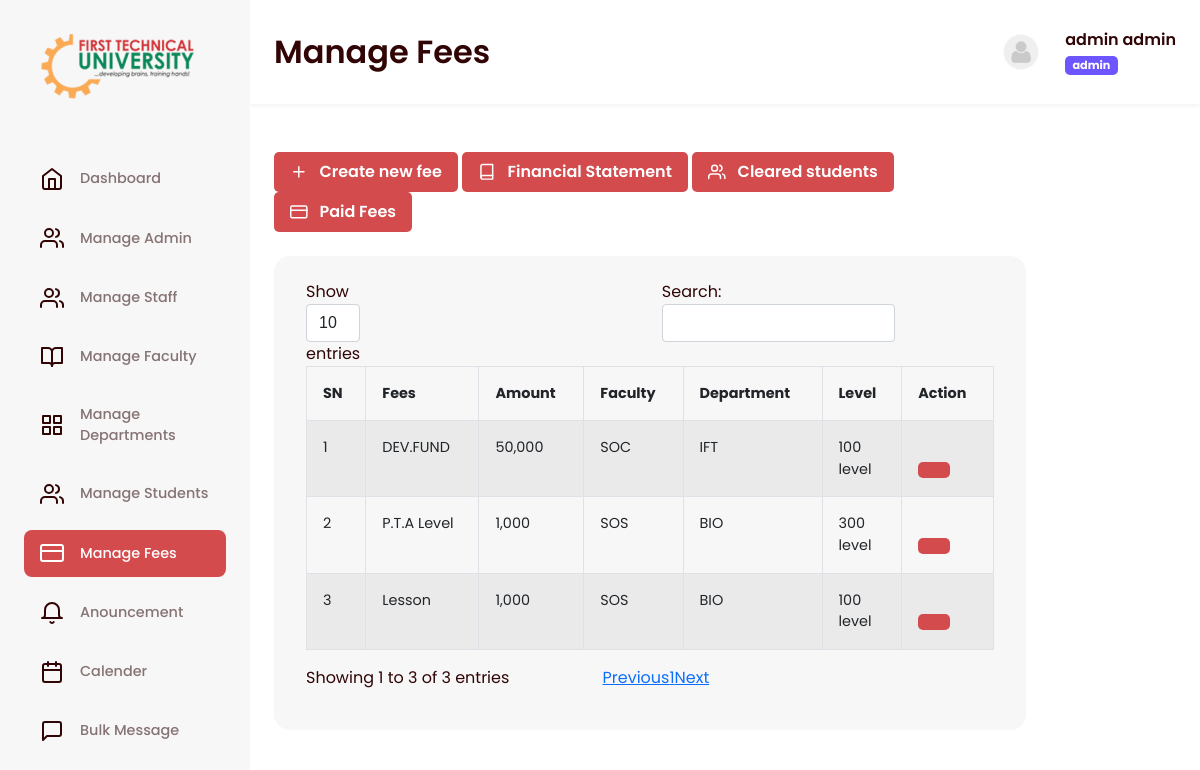
The page /admin/mfees.php (signed in) on the database its author committed.
### tables this page shows
CREATE TABLE `fees` (
  `code` int(200) NOT NULL,
  `sn` varchar(200) NOT NULL,
  `title` varchar(20) NOT NULL,
  `amount` varchar(20) NOT NULL,
  `college` varchar(120) NOT NULL,
  `department` varchar(120) NOT NULL,
  `level` varchar(50) NOT NULL,
  `semester` int(20) NOT NULL DEFAULT 1,
  `status` int(11) NOT NULL,
  `dates` varchar(10) NOT NULL,
  `session` varchar(200) NOT NULL
);

### admin/header.php (called while the page is built, shortened)
<?php include("../conn.php") ?>
<?php session_start();
$users = $_SESSION['users'];
$s1 = mysqli_query($con, "SELECT * FROM admin where username = '$users'");
$sh1 = mysqli_fetch_array($s1);
$name1 = $sh1['fname'] . " " . $sh1['lname'];
$img = $sh1['picture'];
if ($img == "") {
    $img2 = "passport/default.png";
} else {
    $img2 = $img;
}
$role = "admin";
?>
<?php include("../extras/header.php") ?>

### admin/mfees.php (the view, shortened to what this page needs)
<?php
$title = "Manage Fees";
include("header.php");
?>
<div class="viewbox-content">
	<div class="content">
		<div class="col-sm-10 mb-5">
			<div class="content">
				<div class="report">
					<div class="panel-body">
						<a href="cfee.php" class="btn btn-pink">
							<span class="icon">
								<i data-feather="plus"></i>
							</span>
							Create new fee
						</a>
						<a href="view_pin.php" class="btn btn-pink">
							<span class="icon">
								<i data-feather="book"></i>
							</span>
							Financial Statement
						</a>
						<a href="cleared_students.php" class="btn btn-pink">
							<span class="icon">
								<i data-feather="users"></i>
							</span>
							Cleared students
						</a>
						<a href="v_p_f.php" class="btn btn-pink">
							<span class="icon">
								<i data-feather="credit-card"></i>
							</span>
							Paid Fees
						</a>
					</div>
					<div class="panel-body">
						<div class="table-responsive table-box">
							<table id="fees_data" class="table table-bordered table-striped">
								<thead id="data">
									<tr>
										<th>SN</th>
										<th>Fees</th>
										<th>Amount</th>
										<th>Faculty</th>
										<th>Department</th>
										<th>Level</th>
										<th>Action</th>
									</tr>
								</thead>
								<tbody>
									<?php
									$serial = 0;
									$cal = mysqli_query($con, "SELECT * FROM  calender ");
									$sh2 = mysqli_fetch_array($cal);
									$return2 = $sh2['session'];
									$s2 = mysqli_query($con, "SELECT * FROM fees where session = '$return2'");
									while ($sh2 = mysqli_fetch_array($s2)) {
										$sn = $sh2['sn'];
										$title = $sh2['title'];
										$amount = $sh2['amount'];
										$college = $sh2['college'];
										$department = $sh2['department'];
										$level = $sh2['level'];
										$serial++;
										?>
										<tr>
											<td><?php echo $serial ?></td>
											<td>
												<?php echo $title ?>
											</td>
											<td><?php echo number_format($amount) ?></td>
											<td>
												<?php echo $college ?>
											</td>
											<td><?php echo $department ?></td>
											<td>
												<?php echo $level ?> level
											</td>
											<td>
												<a href="#" data='deletefees.php?is=<?php echo $sn ?>' type="button"
													class="btn show-modal remove" data-bs-toggle="modal"
													data-bs-target="#myModal">
													<span class="glyphicon glyphicon-trash"></span></a>
												<a href="fees_details.php?is=<?php echo $sn ?>"
													class="btn btn-pink remove"></a>
											</td>
										</tr>
									<?php
									}
									?>
								</tbody>
							</table>
						</div>
					</div>
				</div>
			</div>
		</div>
	</div>
</div>
<?php include("../extras/footer.php") ?>

### extras/body.php (shortened to what this page needs)
<body>
    <main id="super-box">
        <?php include("navbar.php") ?>
        <section class="viewbox">
            <div class="viewbox-nav">
                <h1>
                    <?= $title ?>
                </h1>
                <div id="droppy" class="dropdown">
                    <div class="profile-bar dropdown-toggle" type="button" id="dropdownMenuButton1"
                        data-bs-toggle="dropdown" aria-expanded="false">
                        <div class="image">
                            <img src="<?= $img2 ?>" alt="">
                        </div>
                        <div class="content">
                            <p>
                                <?= $name1 ?>
                            </p>
                            <span class="badge bg-secondary"><?= $role ?></span>
                        </div>
                    </div>
                </div>
            </div>

### assets/css/style.css (style rules this page uses)
body { font-family: 'Poppins', sans-serif !important; color: #310405 !important; }
h1 { font-weight: 600 !important; }
p { margin-bottom: 0 !important; }
.panel-body { margin-bottom: 1.5rem; }
.btn-pink { background-color: #d44b4e !important; color: #fff !important; border: none !important; padding: .5rem 1rem !important; border-radius: 5px !important; font-weight: 600 !important; transition: .3s !important; }
.btn span.icon svg { width: 1.1rem !important; height: 1.1rem !important; margin-right: .5rem !important; color: #fff; }
#super-box { display: flex; align-items: flex-start; min-height: 100vh; width: 100%; overflow-x: hidden; background-color: white; position: relative; }
.icon svg { color: #310405; transition: .3s; }
#super-box nav, #super-box section.viewbox { min-height: 100vh; transition: .3s; overflow: hidden; }
#super-box .viewbox { width: calc(100% - 250px); margin-left: 250px; }
.viewbox .viewbox-nav, .viewbox .viewbox-content { padding: .7rem 1.5rem; }
.viewbox .viewbox-nav { display: flex; align-items: center; box-shadow: 0px 2px 4px rgba(0, 0, 0, 0.05); }
.viewbox .viewbox-nav h1 { margin-right: auto; }
.viewbox .viewbox-nav .profile-bar { display: flex; align-content: center; }
.viewbox .viewbox-nav .profile-bar .content p { margin-bottom: .3rem; font-weight: 600; }
.viewbox .viewbox-nav .profile-bar .content span { font-size: .7rem !important; background: #6D55FF !important; border-radius: 5px; }
.viewbox .viewbox-nav .profile-bar .image { width: 40px; height: 100%; overflow: hidden; display: flex; align-items: center; justify-content: center; margin: auto 0; margin-right: 1.5rem; }
.viewbox .viewbox-nav .profile-bar .image img { width: 40px; height: 40px; border-radius: 50%; display: block; margin: 0 auto; }
#droppy .profile-bar::after { opacity: 0; display: none; }
.viewbox .viewbox-content { padding-top: 3rem; max-width: 1400px; }
.table-box { padding: 24px 32px; gap: 16px; background: #F7F7F7; border-radius: 16px; width: 100%; overflow-x: scroll; }
.table>:not(:last-child)>:last-child>* { border-bottom-color: inherit !important; }
.table>:not(caption)>*>* { padding: 1rem !important; font-size: .9rem; }

### rows shown on the page
fees: title "DEV.FUND", amount "50,000", college "SOC", department "IFT", level "100"
fees: title "P.T.A Level", amount "1,000", college "SOS", department "BIO", level "300"
fees: title "Lesson", amount "1,000", college "SOS", department "BIO", level "100"

### other values the page prints
$item['name'] "Dashboard"
$item['name'] "Manage Admin"
$item['name'] "Manage Staff"
$item['name'] "Manage Faculty"
$item['name'] "Manage Departments"
$item['name'] "Manage Students"
$item['name'] "Manage Fees"
$item['name'] "Anouncement"
$item['name'] "Calender"
$item['name'] "Bulk Message"
$title "Manage Fees"
$name1 "admin admin"
$role "admin"
